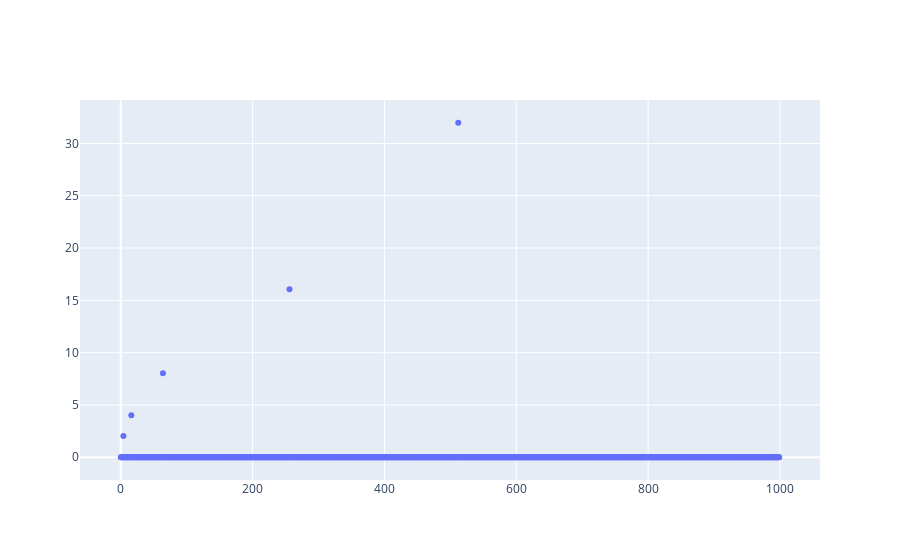

Notebook cell for this chart:
### Markdown cell above
### Part A

### Code cell
import numpy as np
import numpy.random as rd
import numpy.linalg as la
def forward_backward_select(y,X,pen):
    p = X.shape[1]
    m = []
    mc = list(range(p))
    k = 1
    
    XtX = X.T @ X
    Xty = X.T @ y
    
    res = np.sum(y**2) # Initialize residual error
    crit = res
    
    y_proj = np.copy(y)
    X_proj = np.copy(X)
    
    # print('### '+'Stage'+'1')
    # Perform the first selection
    
    crits = res - ((Xty)**2/np.diag(XtX)) + pen(1)
    best_crit = np.min(crits)
    if best_crit < crit:
        crit = best_crit
        j = np.argmin(crits)
        m.append(mc[j])
        del mc[j]
        # print(m)
    else:
        return [], np.zeros(p), res
    
    # Continue with forward selection
    stage=1
    while True:
        stage = stage + 1
        # print('### '+'Stage'+'''{}'''.format(stage))
        ###Forward
        # print('Forward')
        k = k+1
        if(k>p):
            break
            
        u, s, vt = la.svd(X[:, m], full_matrices=False)
        y_proj = y - (u@(u.T @ y))
        res = la.norm(y_proj)**2
        X_proj = X - (u @ (u.T @ X))
        col_norm2 = np.sum(X_proj[:, mc]**2, axis=0)
        residuals = res - (y.T@X_proj[:, mc])**2/col_norm2
        crits = residuals + pen(k)
        best_crit = np.min(crits)

        
        if best_crit < crit:
            crit = best_crit
            j = np.argmin(crits)
            m.append(mc[j])
            del mc[j]
            stop1=True
            # print(m)
        else:
            k=k-1
            stop1=False
            
        ###Backward
        # print('Backward')
        k = k-1
        if(len(m)==0):
            break
        
        records = np.zeros(len(m))
        for i in range(len(m)):
            sm=np.copy(m).tolist()
            del sm[i]
            u, s, vt = la.svd(X[:, sm], full_matrices=False)
            y_proj = y - (u@(u.T @ y))
            records[i] = la.norm(y_proj)**2 
        crits = records + pen(k)
        best_crit = np.min(crits)
        
        if best_crit < crit:
            crit = best_crit
            j = np.argmin(crits)
            mc.append(m[j])
            del m[j]
            stop2=True
            # print(m)
        else:
            k=k+1
            stop2=False
        
        if(not(stop1 or stop2)):
            break

    beta_hat_nonzero = np.linalg.solve(XtX[np.ix_(m, m)], Xty[m])
    beta_hat = np.zeros((p,1))
    beta_hat[m, 0] = beta_hat_nonzero
     
    return m, beta_hat, crit


rd.seed(14)

p = 1000
#rho = [0.01, 0.1, 1, 10, 100]
n=10000

sigma2 = 0.01 # Noise variance

# Construct the true beta
beta = np.zeros((p,))
beta[4] = 2
beta[16] = 4
beta[64] = 8
beta[256] = 16
beta[512] = 32

X = random_design(n, p)

y = X @ beta + rd.normal(scale=np.sqrt(sigma2), size=(n,))

aic = lambda k: 2*sigma2*k
hd_bic = lambda k: 2*sigma2*np.log(p)*k

m, beta_hat, emp_risk_min_appx = forward_backward_select(y, X, hd_bic)

print(m)

idx = list(range(p))

fig = go.Figure(data=go.Scatter(x=idx, y=np.ravel(beta_hat), mode='markers'))
fig.show()

### Figure 1 — Plotly figure (JSON) as saved in the notebook; plotly's stock layout.template omitted (floating-point values rounded to 4 significant figures; data arrays with more than 128 entries replaced by an {"elided": "..."} marker saying what was removed)
{"data": [{"mode": "markers", "type": "scatter", "x": {"elided": "1000 int values"}, "y": {"elided": "1000 float values"}}], "layout": {}}
